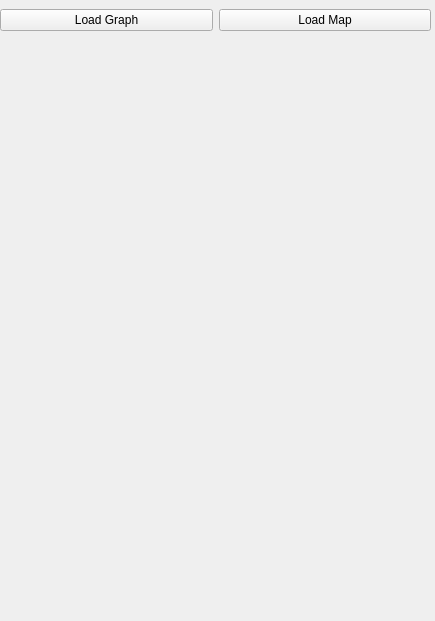
<?xml version="1.0" encoding="UTF-8"?>
<ui version="4.0">
 <class>ui_panel_from_qt</class>
 <widget class="QWidget" name="ui_panel_from_qt">
  <property name="enabled">
   <bool>true</bool>
  </property>
  <property name="geometry">
   <rect>
    <x>0</x>
    <y>0</y>
    <width>435</width>
    <height>621</height>
   </rect>
  </property>
  <property name="windowTitle">
   <string>Form</string>
  </property>
  <widget class="QWidget" name="horizontalLayoutWidget">
   <property name="geometry">
    <rect>
     <x>0</x>
     <y>0</y>
     <width>431</width>
     <height>41</height>
    </rect>
   </property>
   <layout class="QHBoxLayout" name="horizontalLayout">
    <item>
     <widget class="QPushButton" name="load_graph_button">
      <property name="text">
       <string>Load Graph</string>
      </property>
     </widget>
    </item>
    <item>
     <widget class="QPushButton" name="load_map_button">
      <property name="text">
       <string>Load Map</string>
      </property>
     </widget>
    </item>
   </layout>
  </widget>
 </widget>
 <resources/>
 <connections/>
</ui>
